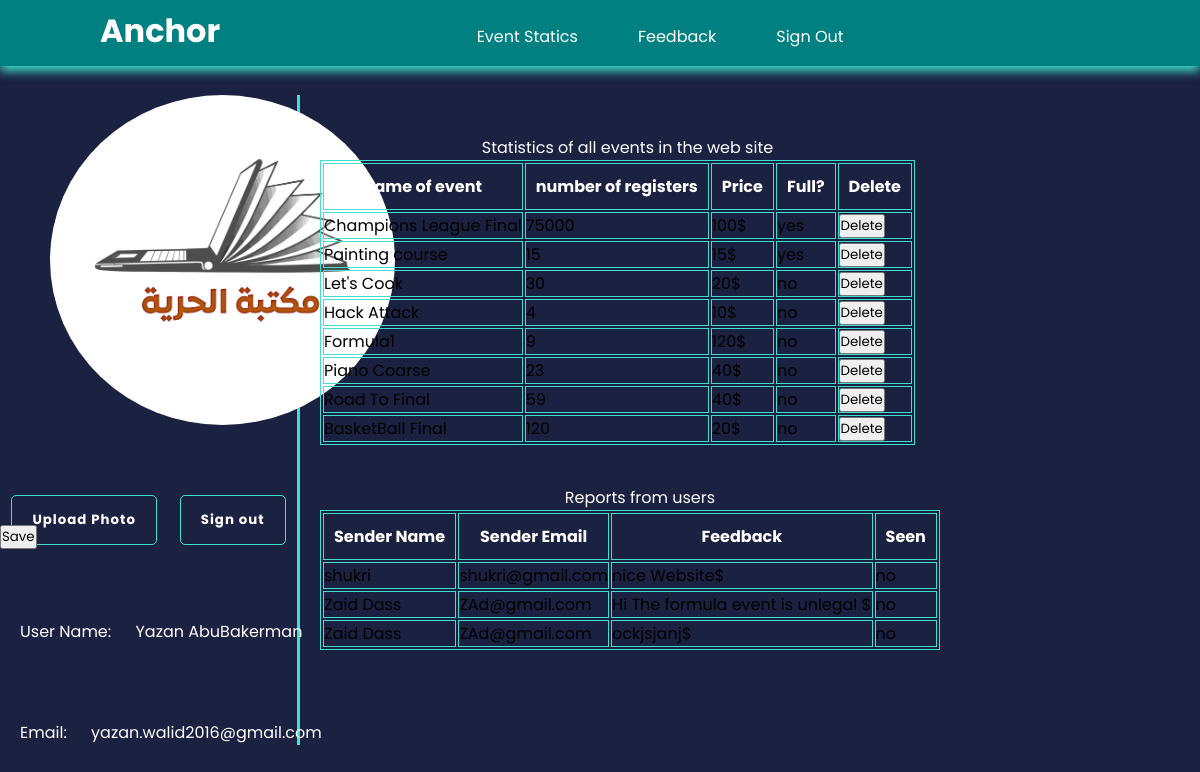
Page /Anchor-master/Anchor-master/AdminInterface.php (signed in) on the committed database.
### tables this page shows
CREATE TABLE `event` (
  `Id` int(11) NOT NULL,
  `EventName` text NOT NULL,
  `NumberOfParticipants` int(11) NOT NULL,
  `MaxNumberOfParticipant` int(11) NOT NULL,
  `EventPic` text NOT NULL,
  `EventDescription` text NOT NULL,
  `EventPrice` int(11) NOT NULL,
  `Type` text NOT NULL,
  `accountNum` int(11) NOT NULL,
  `isdeleted` int(11) NOT NULL
);

CREATE TABLE `feedback` (
  `id` int(11) NOT NULL,
  `sendername` text NOT NULL,
  `senderemail` text NOT NULL,
  `msgcontent` text NOT NULL
);

### Anchor-master/Anchor-master/AdminInterface.php (the view, shortened to what this page needs)
<!DOCTYPE html>
<html lang="en">
<head>
    <link href='https://unpkg.com/boxicons@2.1.4/css/boxicons.min.css' rel='stylesheet'>
    <link rel="stylesheet" href="AdminInterface.css">
</head>
<body>
    <header class="sticky">
        <a href="#" class="logo">Anchor</a>
        <ul class="nav">
            <li><a href="#">Event Statics</a></li>
            <li><a href="#">Feedback</a></li>
            <li><a href="SignIn.php">Sign Out</a></li>
        </ul>
    </header>
    <article>
        <div class="content">
            <img src="<?php echo $_SESSION['profpic'];?>" id="imgch" alt="ProfPic" class="imgup">
            <div class="buttons">
                <button class="select-image" onclick="change()"> Upload Photo</button>
                <button onclick ="window.location.assign('SignIn.php');">Sign out</button>
            </div>
            <form method="post">
                <button type="submit" name="update" >Save</button>
            </form>
            <div class="admin-info">
                <div>
                    <span>User Name: </span>
                    <span> <?php echo $_SESSION['Fname'] . " " .$_SESSION['Lname']?></span>
                </div>
                <div>
                    <span>Email: </span>
                    <span> <?php echo $_SESSION['email']?></span>
                </div>
            </div>
        </div>
            <div class="reorder">
                <div class="statics">
                    <table class="table">
                        <caption>Statistics of all events in the web site</caption>
                        <tr>
                            <th>name of event</th>
                            <th>number of registers</th>
                            <th>Price</th>
                            <th>Full?</th>
                            <th>Delete</th>
                        </tr>
                        <?php
                        $db=new mysqli('localhost','root','','Anchor');
                        $qryString="select * from Event where isdeleted='0'" ;
                        $res=$db->query($qryString);
                        while ($row= $res->fetch_assoc())
                        {
                            ?>
                            <tr>
                                <td> <?php echo $row['EventName'];?> </td>
                                <td> <?php echo $row['NumberOfParticipants'];?> </td>
                                <td> <?php echo $row['EventPrice'].'$';?> </td>
                                <td> <?php if ($row['NumberOfParticipants']==$row['MaxNumberOfParticipant']) echo "yes";else echo "no"; ?> </td>
                              <form method="post">
                               <td> <input name="rowid" value="<?php echo $row['Id'];?>" hidden type="text"><button type="submit" name="delbutton" >Delete</button></td>
                              </form>
                            </tr>
                            <?php
                        }
                        ?>
                    </table>
                </div>
            <div class="statics">
                <table class="table">
                    <caption>Reports from users</caption>
                    <tr>
                        <th>Sender Name</th>
                        <th>Sender Email</th>
                        <th>Feedback</th>
                        <th>Seen</th>
                    </tr>
                    <?php
                    $db=new mysqli('localhost','root','','Anchor');
                    $qryString="select * from feedback " ;
                    $res=$db->query($qryString);
                    while ($row= $res->fetch_assoc())
                    {
                        ?>
                        <tr>
                            <td> <?php echo $row['sendername'];?> </td>
                            <td> <?php echo $row['senderemail'];?> </td>
                            <td> <?php echo $row['msgcontent'].'$';?> </td>
                            <td> no </td>
                        </tr>
                        <?php
                    }
                    ?>
                </table>
            </div>
        </div>
    </article>
</body>
</html>

### Anchor-master/Anchor-master/AdminInterface.css (style rules this page uses)
* { margin: 0; padding: 0; box-sizing: border-box; font-family: 'Poppins' , sans-serif; }
body { background-color: #1b2141; }
header { position: fixed; top:0; left: 0; width: 100%; padding: 7px 100px; display:flex ; justify-content: space-between; align-items: baseline; z-index: 1000; transition: 0.5s; }
.sticky { background-color: teal; box-shadow: 0 5px 10px turquoise; }
header .logo { position: relative; color: white; text-decoration: none; font-size: 2em; font-weight: 700; }
header .nav { display: flex; justify-content: center; align-items: center; }
header ul li { list-style: none; margin: 10px; }
header ul li a { color: white; text-decoration: none; padding: 10px 20px; border-radius: 5px; }
article { display: flex; flex-direction: row; padding: 0; margin-top: 70px; }
article .content { display: flex; flex-direction: column ; width: 25%; height: 650px; border-right: turquoise solid 3px; }
article .content img { min-width: 345px; min-height: 330px; max-width: 345px; max-height: 330px; border-radius: 50%; margin-left:50px ; }
article .content .buttons { margin-top: 50px; display: flex; justify-content: space-around; height: calc(650px - 600px); }
article .content .admin-info { margin-top: 50px; }
article .content .buttons button { display: inline-block; background-color: #1b2141; padding: 10px 20px; margin: 20px 0; border: 1px solid turquoise; font-weight: 700; border-radius: 5px; color: #ffffff; letter-spacing: 1px; height: 50px; }
article .content .admin-info { width: 1017px; margin-top: 70px; margin-left: 20px; height: 200px; display: flex; flex-direction: column; justify-content: space-between; }
article .content .admin-info div span { color: white; margin-right: 20px; }
article .statics .table { margin-top: 40px }
article .statics .table caption { color: white; margin-left: 20px; }
article .statics .table tr th { color: white; padding: 10px; }
table, th, td { border: 1px solid turquoise; }
table { margin-left: 20px; }
.reorder { display: flex; flex-direction: column; }

### rows in the picture
event: EventName "Champions League Final", NumberOfParticipants "75000", EventPrice "100", MaxNumberOfParticipant "yes"
event: EventName "Painting course", NumberOfParticipants "15", EventPrice "15", MaxNumberOfParticipant "yes"
event: EventName "Let's Cook", NumberOfParticipants "30", EventPrice "20", MaxNumberOfParticipant "no"
event: EventName "Hack Attack", NumberOfParticipants "4", EventPrice "10", MaxNumberOfParticipant "no"
event: EventName "Formula1", NumberOfParticipants "9", EventPrice "120", MaxNumberOfParticipant "no"
event: EventName "Piano Coarse", NumberOfParticipants "23", EventPrice "40", MaxNumberOfParticipant "no"
event: EventName "Road To Final", NumberOfParticipants "59", EventPrice "40", MaxNumberOfParticipant "no"
event: EventName "BasketBall Final", NumberOfParticipants "120", EventPrice "20", MaxNumberOfParticipant "no"
feedback: sendername "shukri", senderemail "shukri@gmail.com", msgcontent "nice Website"
feedback: sendername "Zaid Dass", senderemail "ZAd@gmail.com", msgcontent "Hi The formula event is unlegal"
feedback: sendername "Zaid Dass", senderemail "ZAd@gmail.com", msgcontent "ockjsjanj"

### other values in the picture
$_SESSION['Fname'] "Yazan"
$_SESSION['Lname'] "AbuBakerman"
$_SESSION['email'] "yazan.walid2016@gmail.com"
